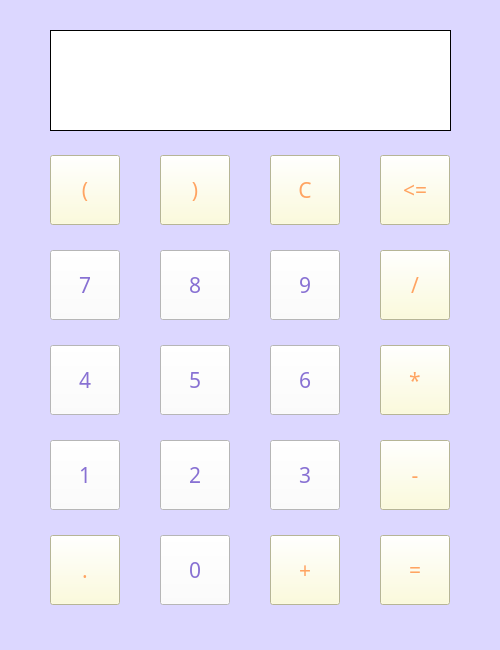
<?xml version="1.0" encoding="UTF-8"?>
<ui version="4.0">
 <class>MainWindow</class>
 <widget class="QMainWindow" name="MainWindow">
  <property name="geometry">
   <rect>
    <x>0</x>
    <y>0</y>
    <width>500</width>
    <height>650</height>
   </rect>
  </property>
  <property name="minimumSize">
   <size>
    <width>500</width>
    <height>650</height>
   </size>
  </property>
  <property name="maximumSize">
   <size>
    <width>500</width>
    <height>650</height>
   </size>
  </property>
  <property name="mouseTracking">
   <bool>false</bool>
  </property>
  <property name="windowTitle">
   <string>Calculator</string>
  </property>
  <property name="styleSheet">
   <string notr="true">background-color: rgb(220, 215, 255);</string>
  </property>
  <widget class="QWidget" name="centralwidget">
   <widget class="QWidget" name="gridLayoutWidget">
    <property name="geometry">
     <rect>
      <x>10</x>
      <y>130</y>
      <width>481</width>
      <height>501</height>
     </rect>
    </property>
    <layout class="QGridLayout" name="gridLayout" rowstretch="0,0,0,0,0" columnstretch="0,0,0,0">
     <property name="leftMargin">
      <number>0</number>
     </property>
     <property name="topMargin">
      <number>0</number>
     </property>
     <property name="spacing">
      <number>0</number>
     </property>
     <item row="1" column="1">
      <widget class="QPushButton" name="pushButton_8">
       <property name="minimumSize">
        <size>
         <width>70</width>
         <height>70</height>
        </size>
       </property>
       <property name="maximumSize">
        <size>
         <width>70</width>
         <height>70</height>
        </size>
       </property>
       <property name="font">
        <font>
         <family>OCR A Extended</family>
         <pointsize>16</pointsize>
        </font>
       </property>
       <property name="cursor">
        <cursorShape>PointingHandCursor</cursorShape>
       </property>
       <property name="styleSheet">
        <string notr="true">background-color: rgb(255, 255, 255);
color: rgb(136, 113, 211);</string>
       </property>
       <property name="text">
        <string>8</string>
       </property>
      </widget>
     </item>
     <item row="1" column="3">
      <widget class="QPushButton" name="pushButton_div">
       <property name="minimumSize">
        <size>
         <width>70</width>
         <height>70</height>
        </size>
       </property>
       <property name="maximumSize">
        <size>
         <width>70</width>
         <height>70</height>
        </size>
       </property>
       <property name="font">
        <font>
         <family>OCR A Extended</family>
         <pointsize>16</pointsize>
        </font>
       </property>
       <property name="cursor">
        <cursorShape>PointingHandCursor</cursorShape>
       </property>
       <property name="styleSheet">
        <string notr="true">background-color: rgb(255, 254, 210);
color: rgb(255, 164, 98);</string>
       </property>
       <property name="text">
        <string>/</string>
       </property>
      </widget>
     </item>
     <item row="3" column="2">
      <widget class="QPushButton" name="pushButton_3">
       <property name="minimumSize">
        <size>
         <width>70</width>
         <height>70</height>
        </size>
       </property>
       <property name="maximumSize">
        <size>
         <width>70</width>
         <height>70</height>
        </size>
       </property>
       <property name="font">
        <font>
         <family>OCR A Extended</family>
         <pointsize>16</pointsize>
        </font>
       </property>
       <property name="cursor">
        <cursorShape>PointingHandCursor</cursorShape>
       </property>
       <property name="styleSheet">
        <string notr="true">background-color: rgb(255, 255, 255);
color: rgb(136, 113, 211);</string>
       </property>
       <property name="text">
        <string>3</string>
       </property>
      </widget>
     </item>
     <item row="2" column="0">
      <widget class="QPushButton" name="pushButton_4">
       <property name="minimumSize">
        <size>
         <width>70</width>
         <height>70</height>
        </size>
       </property>
       <property name="maximumSize">
        <size>
         <width>70</width>
         <height>70</height>
        </size>
       </property>
       <property name="font">
        <font>
         <family>OCR A Extended</family>
         <pointsize>16</pointsize>
        </font>
       </property>
       <property name="cursor">
        <cursorShape>PointingHandCursor</cursorShape>
       </property>
       <property name="styleSheet">
        <string notr="true">background-color: rgb(255, 255, 255);
color: rgb(136, 113, 211);</string>
       </property>
       <property name="text">
        <string>4</string>
       </property>
      </widget>
     </item>
     <item row="1" column="2">
      <widget class="QPushButton" name="pushButton_9">
       <property name="minimumSize">
        <size>
         <width>70</width>
         <height>70</height>
        </size>
       </property>
       <property name="maximumSize">
        <size>
         <width>70</width>
         <height>70</height>
        </size>
       </property>
       <property name="font">
        <font>
         <family>OCR A Extended</family>
         <pointsize>16</pointsize>
        </font>
       </property>
       <property name="cursor">
        <cursorShape>PointingHandCursor</cursorShape>
       </property>
       <property name="styleSheet">
        <string notr="true">background-color: rgb(255, 255, 255);
color: rgb(136, 113, 211);</string>
       </property>
       <property name="text">
        <string>9</string>
       </property>
      </widget>
     </item>
     <item row="2" column="2">
      <widget class="QPushButton" name="pushButton_6">
       <property name="minimumSize">
        <size>
         <width>70</width>
         <height>70</height>
        </size>
       </property>
       <property name="maximumSize">
        <size>
         <width>70</width>
         <height>70</height>
        </size>
       </property>
       <property name="font">
        <font>
         <family>OCR A Extended</family>
         <pointsize>16</pointsize>
        </font>
       </property>
       <property name="cursor">
        <cursorShape>PointingHandCursor</cursorShape>
       </property>
       <property name="styleSheet">
        <string notr="true">background-color: rgb(255, 255, 255);
color: rgb(136, 113, 211);</string>
       </property>
       <property name="text">
        <string>6</string>
       </property>
      </widget>
     </item>
     <item row="3" column="0">
      <widget class="QPushButton" name="pushButton_1">
       <property name="minimumSize">
        <size>
         <width>70</width>
         <height>70</height>
        </size>
       </property>
       <property name="maximumSize">
        <size>
         <width>70</width>
         <height>70</height>
        </size>
       </property>
       <property name="font">
        <font>
         <family>OCR A Extended</family>
         <pointsize>16</pointsize>
        </font>
       </property>
       <property name="cursor">
        <cursorShape>PointingHandCursor</cursorShape>
       </property>
       <property name="styleSheet">
        <string notr="true">background-color: rgb(255, 255, 255);
color: rgb(136, 113, 211);</string>
       </property>
       <property name="text">
        <string>1</string>
       </property>
      </widget>
     </item>
     <item row="2" column="3">
      <widget class="QPushButton" name="pushButton_mul">
       <property name="minimumSize">
        <size>
         <width>70</width>
         <height>70</height>
        </size>
       </property>
       <property name="maximumSize">
        <size>
         <width>70</width>
         <height>70</height>
        </size>
       </property>
       <property name="font">
        <font>
         <family>OCR A Extended</family>
         <pointsize>16</pointsize>
        </font>
       </property>
       <property name="cursor">
        <cursorShape>PointingHandCursor</cursorShape>
       </property>
       <property name="styleSheet">
        <string notr="true">background-color: rgb(255, 254, 210);
color: rgb(255, 164, 98);</string>
       </property>
       <property name="text">
        <string>*</string>
       </property>
      </widget>
     </item>
     <item row="2" column="1">
      <widget class="QPushButton" name="pushButton_5">
       <property name="minimumSize">
        <size>
         <width>70</width>
         <height>70</height>
        </size>
       </property>
       <property name="maximumSize">
        <size>
         <width>70</width>
         <height>70</height>
        </size>
       </property>
       <property name="font">
        <font>
         <family>OCR A Extended</family>
         <pointsize>16</pointsize>
        </font>
       </property>
       <property name="cursor">
        <cursorShape>PointingHandCursor</cursorShape>
       </property>
       <property name="styleSheet">
        <string notr="true">background-color: rgb(255, 255, 255);
color: rgb(136, 113, 211);</string>
       </property>
       <property name="text">
        <string>5</string>
       </property>
      </widget>
     </item>
     <item row="3" column="3">
      <widget class="QPushButton" name="pushButton_sub">
       <property name="minimumSize">
        <size>
         <width>70</width>
         <height>70</height>
        </size>
       </property>
       <property name="maximumSize">
        <size>
         <width>70</width>
         <height>70</height>
        </size>
       </property>
       <property name="font">
        <font>
         <family>OCR A Extended</family>
         <pointsize>16</pointsize>
        </font>
       </property>
       <property name="cursor">
        <cursorShape>PointingHandCursor</cursorShape>
       </property>
       <property name="styleSheet">
        <string notr="true">background-color: rgb(255, 254, 210);
color: rgb(255, 164, 98);</string>
       </property>
       <property name="text">
        <string>-</string>
       </property>
      </widget>
     </item>
     <item row="1" column="0">
      <widget class="QPushButton" name="pushButton_7">
       <property name="minimumSize">
        <size>
         <width>70</width>
         <height>70</height>
        </size>
       </property>
       <property name="maximumSize">
        <size>
         <width>70</width>
         <height>70</height>
        </size>
       </property>
       <property name="font">
        <font>
         <family>OCR A Extended</family>
         <pointsize>16</pointsize>
        </font>
       </property>
       <property name="cursor">
        <cursorShape>PointingHandCursor</cursorShape>
       </property>
       <property name="styleSheet">
        <string notr="true">background-color: rgb(255, 255, 255);
color: rgb(136, 113, 211);</string>
       </property>
       <property name="text">
        <string>7</string>
       </property>
      </widget>
     </item>
     <item row="0" column="0">
      <widget class="QPushButton" name="pushButton_left">
       <property name="minimumSize">
        <size>
         <width>70</width>
         <height>70</height>
        </size>
       </property>
       <property name="maximumSize">
        <size>
         <width>70</width>
         <height>70</height>
        </size>
       </property>
       <property name="font">
        <font>
         <family>OCR A Extended</family>
         <pointsize>16</pointsize>
        </font>
       </property>
       <property name="cursor">
        <cursorShape>PointingHandCursor</cursorShape>
       </property>
       <property name="styleSheet">
        <string notr="true">background-color: rgb(255, 254, 210);
color: rgb(255, 164, 98);</string>
       </property>
       <property name="text">
        <string>(</string>
       </property>
      </widget>
     </item>
     <item row="3" column="1">
      <widget class="QPushButton" name="pushButton_2">
       <property name="minimumSize">
        <size>
         <width>70</width>
         <height>70</height>
        </size>
       </property>
       <property name="maximumSize">
        <size>
         <width>70</width>
         <height>70</height>
        </size>
       </property>
       <property name="font">
        <font>
         <family>OCR A Extended</family>
         <pointsize>16</pointsize>
        </font>
       </property>
       <property name="cursor">
        <cursorShape>PointingHandCursor</cursorShape>
       </property>
       <property name="styleSheet">
        <string notr="true">background-color: rgb(255, 255, 255);
color: rgb(136, 113, 211);</string>
       </property>
       <property name="text">
        <string>2</string>
       </property>
      </widget>
     </item>
     <item row="0" column="3">
      <widget class="QPushButton" name="pushButton_del">
       <property name="minimumSize">
        <size>
         <width>70</width>
         <height>70</height>
        </size>
       </property>
       <property name="maximumSize">
        <size>
         <width>70</width>
         <height>70</height>
        </size>
       </property>
       <property name="font">
        <font>
         <family>OCR A Extended</family>
         <pointsize>16</pointsize>
        </font>
       </property>
       <property name="cursor">
        <cursorShape>PointingHandCursor</cursorShape>
       </property>
       <property name="styleSheet">
        <string notr="true">background-color: rgb(255, 254, 210);
color: rgb(255, 164, 98);</string>
       </property>
       <property name="text">
        <string>&lt;=</string>
       </property>
      </widget>
     </item>
     <item row="0" column="1">
      <widget class="QPushButton" name="pushButton_right">
       <property name="minimumSize">
        <size>
         <width>70</width>
         <height>70</height>
        </size>
       </property>
       <property name="maximumSize">
        <size>
         <width>70</width>
         <height>70</height>
        </size>
       </property>
       <property name="font">
        <font>
         <family>OCR A Extended</family>
         <pointsize>16</pointsize>
        </font>
       </property>
       <property name="cursor">
        <cursorShape>PointingHandCursor</cursorShape>
       </property>
       <property name="styleSheet">
        <string notr="true">background-color: rgb(255, 254, 210);
color: rgb(255, 164, 98);</string>
       </property>
       <property name="text">
        <string>)</string>
       </property>
      </widget>
     </item>
     <item row="0" column="2">
      <widget class="QPushButton" name="pushButton_c">
       <property name="minimumSize">
        <size>
         <width>70</width>
         <height>70</height>
        </size>
       </property>
       <property name="maximumSize">
        <size>
         <width>70</width>
         <height>70</height>
        </size>
       </property>
       <property name="font">
        <font>
         <family>OCR A Extended</family>
         <pointsize>16</pointsize>
        </font>
       </property>
       <property name="cursor">
        <cursorShape>PointingHandCursor</cursorShape>
       </property>
       <property name="styleSheet">
        <string notr="true">background-color: rgb(255, 254, 210);
color: rgb(255, 164, 98);</string>
       </property>
       <property name="text">
        <string>C</string>
       </property>
      </widget>
     </item>
     <item row="4" column="0">
      <widget class="QPushButton" name="pushButton_point">
       <property name="minimumSize">
        <size>
         <width>70</width>
         <height>70</height>
        </size>
       </property>
       <property name="maximumSize">
        <size>
         <width>70</width>
         <height>70</height>
        </size>
       </property>
       <property name="font">
        <font>
         <family>OCR A Extended</family>
         <pointsize>16</pointsize>
        </font>
       </property>
       <property name="cursor">
        <cursorShape>PointingHandCursor</cursorShape>
       </property>
       <property name="styleSheet">
        <string notr="true">background-color: rgb(255, 254, 210);
color: rgb(255, 164, 98);</string>
       </property>
       <property name="text">
        <string>.</string>
       </property>
      </widget>
     </item>
     <item row="4" column="1">
      <widget class="QPushButton" name="pushButton_0">
       <property name="minimumSize">
        <size>
         <width>70</width>
         <height>70</height>
        </size>
       </property>
       <property name="maximumSize">
        <size>
         <width>70</width>
         <height>70</height>
        </size>
       </property>
       <property name="font">
        <font>
         <family>OCR A Extended</family>
         <pointsize>16</pointsize>
        </font>
       </property>
       <property name="cursor">
        <cursorShape>PointingHandCursor</cursorShape>
       </property>
       <property name="styleSheet">
        <string notr="true">background-color: rgb(255, 255, 255);
color: rgb(136, 113, 211);</string>
       </property>
       <property name="text">
        <string>0</string>
       </property>
      </widget>
     </item>
     <item row="4" column="2">
      <widget class="QPushButton" name="pushButton_add">
       <property name="minimumSize">
        <size>
         <width>70</width>
         <height>70</height>
        </size>
       </property>
       <property name="maximumSize">
        <size>
         <width>70</width>
         <height>70</height>
        </size>
       </property>
       <property name="font">
        <font>
         <family>OCR A Extended</family>
         <pointsize>16</pointsize>
        </font>
       </property>
       <property name="cursor">
        <cursorShape>PointingHandCursor</cursorShape>
       </property>
       <property name="styleSheet">
        <string notr="true">background-color: rgb(255, 254, 210);
color: rgb(255, 164, 98);</string>
       </property>
       <property name="text">
        <string>+</string>
       </property>
      </widget>
     </item>
     <item row="4" column="3">
      <widget class="QPushButton" name="pushButton_eq">
       <property name="minimumSize">
        <size>
         <width>70</width>
         <height>70</height>
        </size>
       </property>
       <property name="maximumSize">
        <size>
         <width>70</width>
         <height>70</height>
        </size>
       </property>
       <property name="font">
        <font>
         <family>OCR A Extended</family>
         <pointsize>16</pointsize>
        </font>
       </property>
       <property name="cursor">
        <cursorShape>PointingHandCursor</cursorShape>
       </property>
       <property name="autoFillBackground">
        <bool>false</bool>
       </property>
       <property name="styleSheet">
        <string notr="true">background-color: rgb(255, 254, 210);
color: rgb(255, 164, 98);</string>
       </property>
       <property name="text">
        <string>=</string>
       </property>
      </widget>
     </item>
    </layout>
   </widget>
   <widget class="QPlainTextEdit" name="plainTextEdit">
    <property name="geometry">
     <rect>
      <x>50</x>
      <y>30</y>
      <width>401</width>
      <height>101</height>
     </rect>
    </property>
    <property name="font">
     <font>
      <pointsize>14</pointsize>
     </font>
    </property>
    <property name="cursor" stdset="0">
     <cursorShape>ArrowCursor</cursorShape>
    </property>
    <property name="mouseTracking">
     <bool>false</bool>
    </property>
    <property name="tabletTracking">
     <bool>false</bool>
    </property>
    <property name="styleSheet">
     <string notr="true">background-color: rgb(255, 255, 255);
border: 1px solid black;
color: rgb(136, 113, 211);</string>
    </property>
    <property name="undoRedoEnabled">
     <bool>true</bool>
    </property>
    <property name="readOnly">
     <bool>true</bool>
    </property>
    <property name="textInteractionFlags">
     <set>Qt::TextSelectableByMouse</set>
    </property>
   </widget>
  </widget>
 </widget>
 <resources/>
 <connections/>
</ui>
